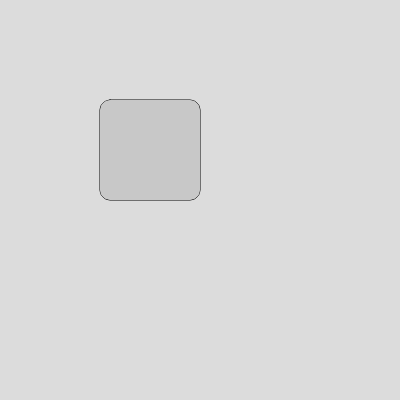
Frame 1 (no input)
Frame 60 (no input): identical to frame 1, image omitted
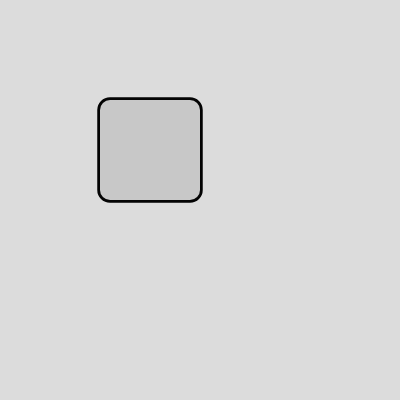
Frame 120 (the mouse pressed at the canvas centre since frame 60)

The p5.js sketch that drew these frames (run headless with seeded random() and noise() and a simulated clock; from frame 60 on, the mouse is pressed at the canvas centre):

// p5.js sketch
// ── sketch.js
function setup() {
  createCanvas(400, 400);
}

function draw() {
  background(220);

  let d = map(mouseX, 0, width, 1, 10);
  strokeOutside(d, 100, 100, 100, 10, 200, 3);
}

function strokeOutside(w, x, y, scl, br, f, s) {
  fill(f);
  stroke(s);
  rect(x, x, scl, scl, br);
  noStroke();
  strokeWeight(w);
  rect(x, y, scl, scl, br);
}
